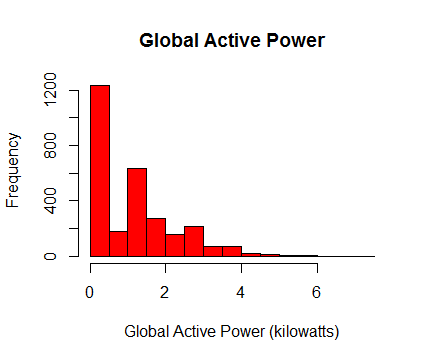

Reproduce this figure in R.
#plot1(histogram)
hist(globalActivePower, col="red", main="Global Active Power", xlab="Global Active Power (kilowatts)")
